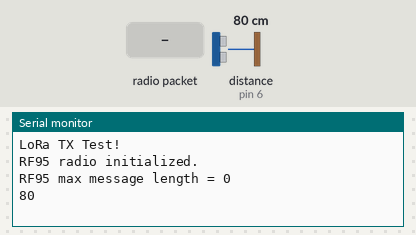
Simulated run of this sketch. Board: Arduino Uno, built for the host (arithmetic inside an expression is 32-bit, double 64-bit). Shown: the last lines printed to the serial monitor. Wiring (inferred from the names in the program): ultrasonic range finder: trigger pin 5; echo pin 6. Inputs (shaded band) come from the test bench; at power-on: distance to the obstacle (sensor on pin 6) 80 cm. The echo pulse lasts 58.3 µs per cm; no radio packets arrive unless stated.

Above: at 1.2 s.
1.3 s: distance to the obstacle (sensor on pin 6) set to 250 cm
At 2.5 s:
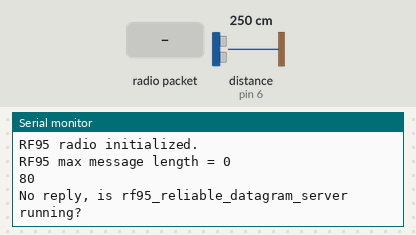
4.1 s: radio packet "1" arrives
At 4.5 s:
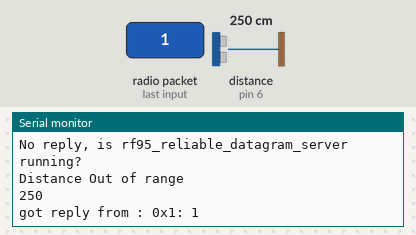
5.6 s: radio packet "0" arrives
At 6.9 s:
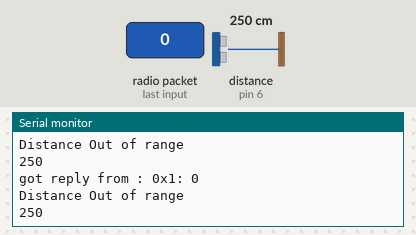
7.1 s: distance to the obstacle (sensor on pin 6) set to 2 cm
At 9.4 s:
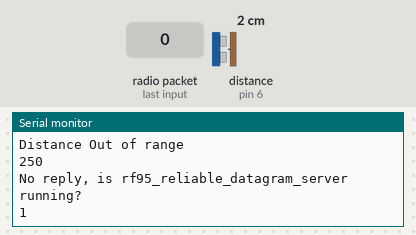
Timing chart, 0 to 9.6 s (numbered marks = the images above; inputs shaded):
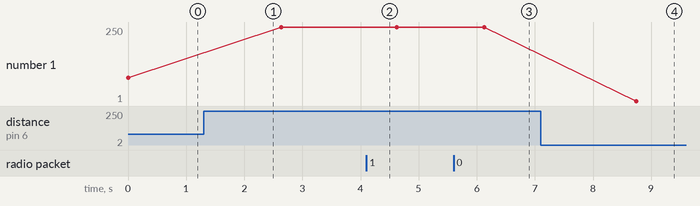

Measured:
- after the input at 4.1 s, the serial monitor: prints a new line at once (image 2)
- after the input at 5.6 s, the serial monitor: prints a new line at once (image 3)
- after the input at 7.1 s, the serial monitor: prints a new line after 1.6 s (image 4)
- plotted number 1: 80 → 250 after the input at 1.3 s

The sketch:

IBC_WaterLevel.ino
```cpp
#include <RHReliableDatagram.h>
#include <RH_RF95.h>
#include <SPI.h>

#define CLIENT_ADDRESS 2
#define SERVER_ADDRESS 1

#define RFM95_INT 3
#define RFM95_CS 10
#define RFM95_RST 2

#define trigPin 5
#define echoPin 6

#define TXPWR 23
#define FREQ 868.0

char Pstr[10];
char buffer[50];

RH_RF95 driver(RFM95_CS, RFM95_INT);

RHReliableDatagram manager(driver, CLIENT_ADDRESS);

void setup()
{
  pinMode(RFM95_RST, OUTPUT);
  digitalWrite(RFM95_RST, HIGH);
  pinMode(trigPin, OUTPUT);
  pinMode(echoPin, INPUT);
  Serial.begin(115200);
  while (!Serial) {
    delay(1);
  }
  Serial.println("LoRa TX Test!");
  if (manager.init())
  {
    if (!driver.setFrequency(FREQ))
      Serial.println("Unable to set RF95 frequency");
//    if (!rf95.setModemConfig(RH_RF95::Bw500Cr45Sf128))
//      Serial.println("Invalid setModemConfig() option");
    driver.setTxPower(TXPWR, false);
    Serial.println("RF95 radio initialized.");
  }
  else
  {
    Serial.println("RF95 radio initialization failed.");
  }
  Serial.print("RF95 max message length = ");
  Serial.println(driver.maxMessageLength());
}

// Dont put this on the stack:
uint8_t buf[RH_RF95_MAX_MESSAGE_LEN];

void loop()
{
  long duration, distance;
  digitalWrite(trigPin, LOW);
  delayMicroseconds(2);
  digitalWrite(trigPin, HIGH);
  delayMicroseconds(10);
  digitalWrite(trigPin, LOW);
  duration = pulseIn(echoPin, HIGH);
  distance = (duration/2) / 29.1;
  if (distance >= 200 || distance <= 0){
    Serial.println("Distance Out of range");
  }
  sprintf(buffer, "%d", distance);
  Serial.println(distance);
  if (manager.sendtoWait((uint8_t *) buffer, sizeof(buffer), SERVER_ADDRESS))
  {
    // Now wait for a reply from the server
    uint8_t len = sizeof(buf);
    uint8_t from;
    if (manager.recvfromAckTimeout(buf, &len, 2000, &from))
    {
      Serial.print("got reply from : 0x");
      Serial.print(from, HEX);
      Serial.print(": ");
      Serial.println((char*)buf);
    }
    else
    {
      Serial.println("No reply, is rf95_reliable_datagram_server running?");
    }
  }
  else
  {
    Serial.println("sendtoWait failed");
  }
  delay(500);
}
```
